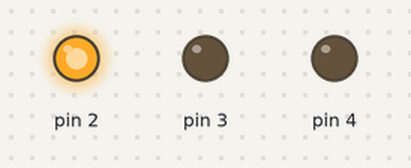
Bench run of a sketch on a simulated Arduino Uno, built with avr-gcc and run on an emulated ATmega328P. Parts: output pins drawn as LEDs (lit = HIGH).

Above: at 2.5 s.
At 6.5 s:
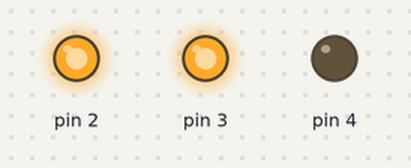
At 10.5 s:
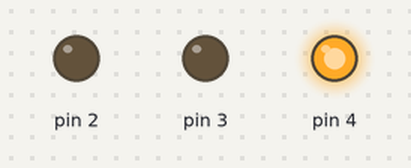
At 17.0 s:
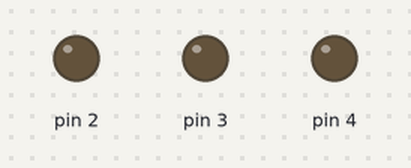
Timing chart, 0 to 27.3 s (numbered marks = the images above):
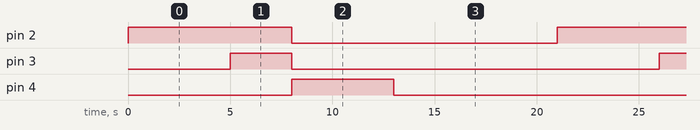

The sketch:

serbay_hoca_ders_2_arduino_ile_trafik_klar_1.ino
```cpp
// C++ code
//
void setup()
{
  pinMode(2, OUTPUT);
  pinMode(3, OUTPUT);
  pinMode(4, OUTPUT);
}

void loop()
{
  digitalWrite(2, HIGH);
  delay(5000); // Wait for 5000 millisecond(s)
  digitalWrite(2, HIGH);
  digitalWrite(3, HIGH);
  delay(3000); // Wait for 3000 millisecond(s)
  digitalWrite(3, LOW);
  digitalWrite(2, LOW);
  digitalWrite(4, HIGH);
  delay(5000); // Wait for 5000 millisecond(s)
  digitalWrite(4, LOW);
  delay(8000); // Wait for 8000 millisecond(s)
}
```

Measured:
- by itself, pin 2: alternates HIGH for 8.0 s and LOW for 13.0 s
- by itself, pin 3: alternates HIGH for 3.0 s and LOW for 18.0 s
- by itself, pin 4: alternates HIGH for 5.0 s and LOW for 16.0 s
